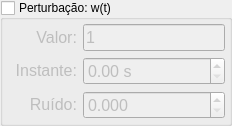
            <widget class="QGroupBox" name="groupBoxWt">
             <property name="minimumSize">
              <size>
               <width>220</width>
               <height>0</height>
              </size>
             </property>
             <property name="maximumSize">
              <size>
               <width>250</width>
               <height>16777215</height>
              </size>
             </property>
             <property name="toolTip">
              <string>Parâmetros da entrada perturbação</string>
             </property>
             <property name="title">
              <string>Perturbação: w(t)</string>
             </property>
             <property name="checkable">
              <bool>true</bool>
             </property>
             <property name="checked">
              <bool>false</bool>
             </property>
             <layout class="QGridLayout" name="gridLayout_5">
              <property name="leftMargin">
               <number>4</number>
              </property>
              <property name="topMargin">
               <number>4</number>
              </property>
              <property name="rightMargin">
               <number>4</number>
              </property>
              <property name="bottomMargin">
               <number>4</number>
              </property>
              <item row="0" column="0">
               <widget class="QLabel" name="labelWvalue">
                <property name="sizePolicy">
                 <sizepolicy hsizetype="Preferred" vsizetype="Minimum">
                  <horstretch>0</horstretch>
                  <verstretch>0</verstretch>
                 </sizepolicy>
                </property>
                <property name="minimumSize">
                 <size>
                  <width>70</width>
                  <height>25</height>
                 </size>
                </property>
                <property name="maximumSize">
                 <size>
                  <width>70</width>
                  <height>25</height>
                 </size>
                </property>
                <property name="font">
                 <font>
                  <pointsize>12</pointsize>
                 </font>
                </property>
                <property name="text">
                 <string>Valor:</string>
                </property>
                <property name="alignment">
                 <set>Qt::AlignRight|Qt::AlignTrailing|Qt::AlignVCenter</set>
                </property>
               </widget>
              </item>
              <item row="0" column="1">
               <widget class="QLineEdit" name="lineEditWvalue">
                <property name="sizePolicy">
                 <sizepolicy hsizetype="Expanding" vsizetype="Minimum">
                  <horstretch>0</horstretch>
                  <verstretch>0</verstretch>
                 </sizepolicy>
                </property>
                <property name="minimumSize">
                 <size>
                  <width>0</width>
                  <height>25</height>
                 </size>
                </property>
                <property name="maximumSize">
                 <size>
                  <width>16777215</width>
                  <height>35</height>
                 </size>
                </property>
                <property name="font">
                 <font>
                  <pointsize>12</pointsize>
                 </font>
                </property>
                <property name="toolTip">
                 <string>Valor do degrau ou função do tempo da perturbação</string>
                </property>
                <property name="text">
                 <string notr="true">1</string>
                </property>
               </widget>
              </item>
              <item row="1" column="0">
               <widget class="QLabel" name="labelWtime">
                <property name="sizePolicy">
                 <sizepolicy hsizetype="Preferred" vsizetype="Minimum">
                  <horstretch>0</horstretch>
                  <verstretch>0</verstretch>
                 </sizepolicy>
                </property>
                <property name="minimumSize">
                 <size>
                  <width>70</width>
                  <height>25</height>
                 </size>
                </property>
                <property name="maximumSize">
                 <size>
                  <width>70</width>
                  <height>25</height>
                 </size>
                </property>
                <property name="font">
                 <font>
                  <pointsize>12</pointsize>
                 </font>
                </property>
                <property name="text">
                 <string>Instante:</string>
                </property>
                <property name="alignment">
                 <set>Qt::AlignRight|Qt::AlignTrailing|Qt::AlignVCenter</set>
                </property>
               </widget>
              </item>
              <item row="1" column="1">
               <widget class="QDoubleSpinBox" name="doubleSpinBoxWtime">
                <property name="sizePolicy">
                 <sizepolicy hsizetype="Expanding" vsizetype="Minimum">
                  <horstretch>0</horstretch>
                  <verstretch>0</verstretch>
                 </sizepolicy>
                </property>
                <property name="minimumSize">
                 <size>
                  <width>0</width>
                  <height>25</height>
                 </size>
                </property>
                <property name="maximumSize">
                 <size>
                  <width>16777215</width>
                  <height>35</height>
                 </size>
                </property>
                <property name="font">
                 <font>
                  <pointsize>12</pointsize>
                  <weight>50</weight>
                  <bold>false</bold>
                 </font>
                </property>
                <property name="toolTip">
                 <string>Instante de tempo em que a perturbação será aplicada</string>
                </property>
                <property name="suffix">
                 <string notr="true"> s</string>
                </property>
                <property name="minimum">
                 <double>0.000000000000000</double>
                </property>
                <property name="maximum">
                 <double>10.000000000000000</double>
                </property>
                <property name="value">
                 <double>0.000000000000000</double>
                </property>
               </widget>
              </item>
              <item row="2" column="0">
               <widget class="QLabel" name="labelWnoise">
                <property name="sizePolicy">
                 <sizepolicy hsizetype="Preferred" vsizetype="Minimum">
                  <horstretch>0</horstretch>
                  <verstretch>0</verstretch>
                 </sizepolicy>
                </property>
                <property name="minimumSize">
                 <size>
                  <width>70</width>
                  <height>25</height>
                 </size>
                </property>
                <property name="maximumSize">
                 <size>
                  <width>70</width>
                  <height>25</height>
                 </size>
                </property>
                <property name="font">
                 <font>
                  <pointsize>12</pointsize>
                 </font>
                </property>
                <property name="text">
                 <string>Ruído:</string>
                </property>
                <property name="alignment">
                 <set>Qt::AlignRight|Qt::AlignTrailing|Qt::AlignVCenter</set>
                </property>
               </widget>
              </item>
              <item row="2" column="1">
               <widget class="QDoubleSpinBox" name="doubleSpinBoxWnoise">
                <property name="sizePolicy">
                 <sizepolicy hsizetype="Expanding" vsizetype="Minimum">
                  <horstretch>0</horstretch>
                  <verstretch>0</verstretch>
                 </sizepolicy>
                </property>
                <property name="minimumSize">
                 <size>
                  <width>0</width>
                  <height>25</height>
                 </size>
                </property>
                <property name="maximumSize">
                 <size>
                  <width>16777215</width>
                  <height>35</height>
                 </size>
                </property>
                <property name="font">
                 <font>
                  <pointsize>12</pointsize>
                  <weight>50</weight>
                  <bold>false</bold>
                 </font>
                </property>
                <property name="toolTip">
                 <string>Desvio padrão do ruído a ser aplicado na entrada w(t)</string>
                </property>
                <property name="decimals">
                 <number>3</number>
                </property>
                <property name="minimum">
                 <double>0.000000000000000</double>
                </property>
                <property name="maximum">
                 <double>10.000000000000000</double>
                </property>
                <property name="singleStep">
                 <double>0.005000000000000</double>
                </property>
                <property name="value">
                 <double>0.000000000000000</double>
                </property>
               </widget>
              </item>
             </layout>
            </widget>
